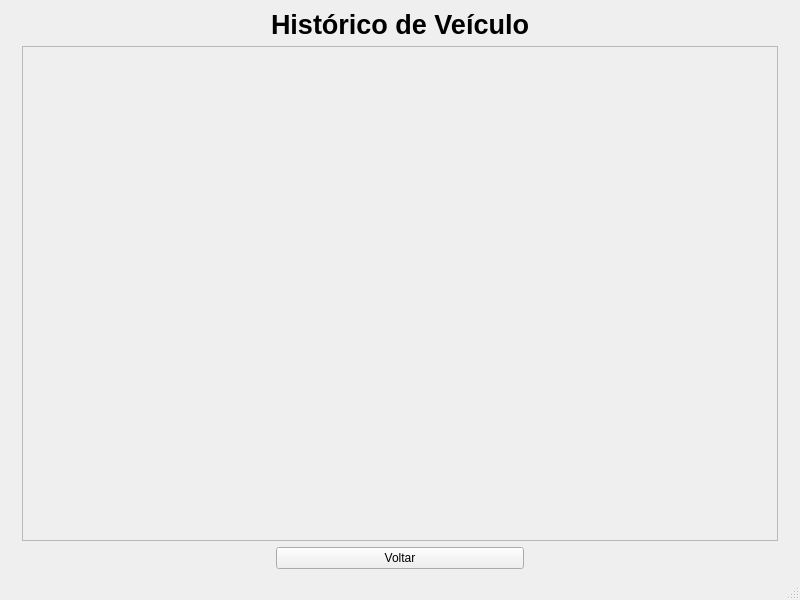
<?xml version="1.0" encoding="UTF-8"?>
<ui version="4.0">
 <class>MainWindow</class>
 <widget class="QMainWindow" name="MainWindow">
  <property name="geometry">
   <rect>
    <x>0</x>
    <y>0</y>
    <width>800</width>
    <height>600</height>
   </rect>
  </property>
  <property name="windowTitle">
   <string>MainWindow</string>
  </property>
  <widget class="QWidget" name="centralwidget">
   <layout class="QGridLayout" name="gridLayout">
    <item row="2" column="1">
     <layout class="QHBoxLayout" name="horizontalLayout">
      <item>
       <widget class="QLabel" name="label_2">
        <property name="text">
         <string/>
        </property>
       </widget>
      </item>
      <item>
       <widget class="QPushButton" name="pushButton">
        <property name="text">
         <string>Voltar</string>
        </property>
       </widget>
      </item>
      <item>
       <widget class="QLabel" name="label_3">
        <property name="text">
         <string/>
        </property>
       </widget>
      </item>
     </layout>
    </item>
    <item row="1" column="0">
     <widget class="QLabel" name="label_4">
      <property name="text">
       <string/>
      </property>
     </widget>
    </item>
    <item row="0" column="1">
     <widget class="QLabel" name="label">
      <property name="font">
       <font>
        <pointsize>20</pointsize>
        <weight>75</weight>
        <bold>true</bold>
       </font>
      </property>
      <property name="text">
       <string>Histórico de Veículo</string>
      </property>
      <property name="alignment">
       <set>Qt::AlignCenter</set>
      </property>
     </widget>
    </item>
    <item row="1" column="1">
     <widget class="QScrollArea" name="scrollArea">
      <property name="widgetResizable">
       <bool>true</bool>
      </property>
      <widget class="QWidget" name="scrollAreaWidgetContents_2">
       <property name="geometry">
        <rect>
         <x>0</x>
         <y>0</y>
         <width>750</width>
         <height>441</height>
        </rect>
       </property>
      </widget>
     </widget>
    </item>
    <item row="1" column="2">
     <widget class="QLabel" name="label_5">
      <property name="text">
       <string/>
      </property>
     </widget>
    </item>
   </layout>
  </widget>
  <widget class="QMenuBar" name="menubar">
   <property name="geometry">
    <rect>
     <x>0</x>
     <y>0</y>
     <width>800</width>
     <height>26</height>
    </rect>
   </property>
  </widget>
  <widget class="QStatusBar" name="statusbar"/>
 </widget>
 <resources/>
 <connections/>
</ui>
